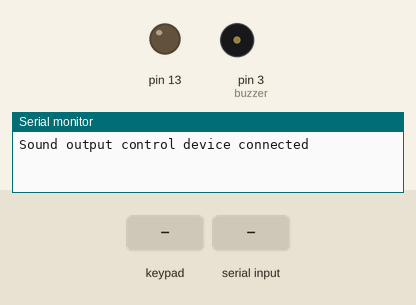
Simulated run of this sketch. Board: Arduino Uno, built with avr-gcc and run on an emulated ATmega328P. Shown: output pins drawn as LEDs (lit = HIGH), buzzer (waves = sounding), the last lines printed to the serial monitor. Inputs (shaded band) come from the test bench.

Above: at 1.2 s.
1.3 s: keypad keys 1 2 1 1 1 0 9 pressed 0.4 s apart
At 4.1 s:
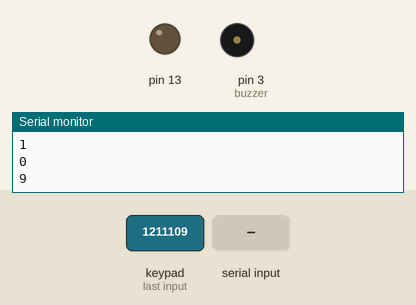
5.6 s: "A" received over Serial
At 6.2 s:
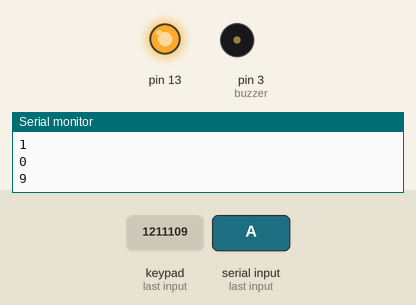
7.1 s: key '*' pressed
At 8.3 s:
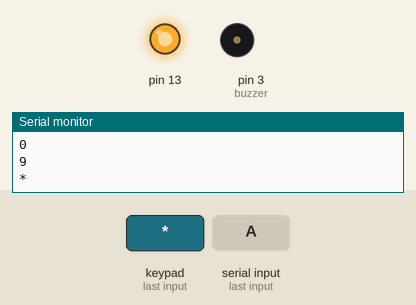
8.6 s: "a" received over Serial
At 9.7 s:
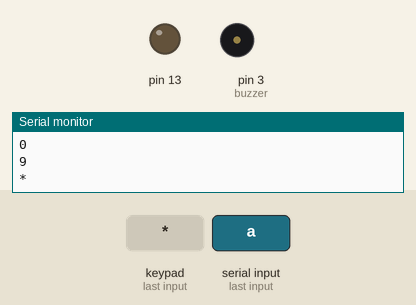
10.1 s: key '#' pressed
At 11.3 s:
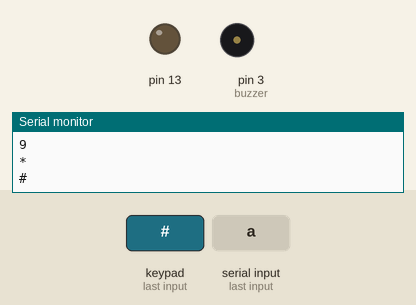
11.6 s: keypad keys 1 2 1 1 1 0 9 A pressed 0.4 s apart
At 11.83 s:
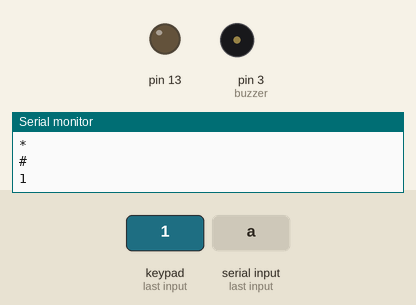
Timing chart, 0 to 16.0 s (numbered marks = the images above; inputs shaded):
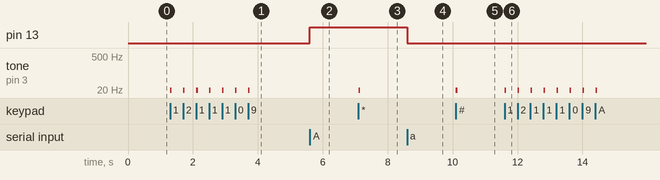

The sketch:

arduino_code.ino
```cpp
//https://m.blog.naver.com/PostView.naver?isHttpsRedirect=true&blogId=mathesis_time&logNo=221283782219
#include <Keypad.h>

const byte ROWS = 4;
const byte COLS = 4;

// 필름 키패드
// char keys[ROWS][COLS] = {
//   {'1','2','3', 'A'},
//   {'4','5','6', 'B'},
//   {'7','8','9', 'C'},
//   {'*','0','#', 'D'}
// };

// PCB 키패드
char keys[ROWS][COLS] = {
  {'*', '7', '4', '1'},
  {'0', '8', '5', '2'},
  {'#', '9', '6', '3'},
  {'D', 'C', 'B', 'A'}
};

byte rowPins[ROWS] = { 12, 11, 10, 9 };
byte colPins[COLS] = { 8, 7, 6, 5 };
Keypad kpd = Keypad( makeKeymap(keys), rowPins, colPins, ROWS, COLS );

char cmd;
int buzzer = 3;
unsigned long timer = millis();

void setup() {
  Serial.begin(9600);
  pinMode(13,OUTPUT);
  digitalWrite(13,LOW);
  Serial.println("Sound output control device connected");
}

void loop() {
  cmd = kpd.getKey();
  if(cmd && (millis() - timer > 100)){
    Serial.println(cmd);
    tone(buzzer,16, 50);
    timer = millis();
    }
  if(Serial.available()){
    cmd = Serial.read();
    if (cmd == 'A')
      digitalWrite(13, HIGH);
    else if (cmd == 'a')
      digitalWrite(13, LOW);
  }
}
```

Measured:
- after the input at 1.3 s, tone on pin 3 (buzzer): alternates 16 Hz for 0.05 s and silent for 0.35 s, 14 changes in all, then stays silent, starting at once
- after the input at 5.6 s, pin 13: LOW → HIGH at once
- after the input at 7.1 s, tone on pin 3 (buzzer): silent → 16 Hz at once, → silent 0.05 s later
- after the input at 8.6 s, pin 13: HIGH → LOW at once
- after the input at 10.1 s, tone on pin 3 (buzzer): silent → 16 Hz at once, → silent 0.05 s later
- after the input at 11.6 s, tone on pin 3 (buzzer): alternates 16 Hz for 0.05 s and silent for 0.35 s, 16 changes in all, then stays silent, starting at once
